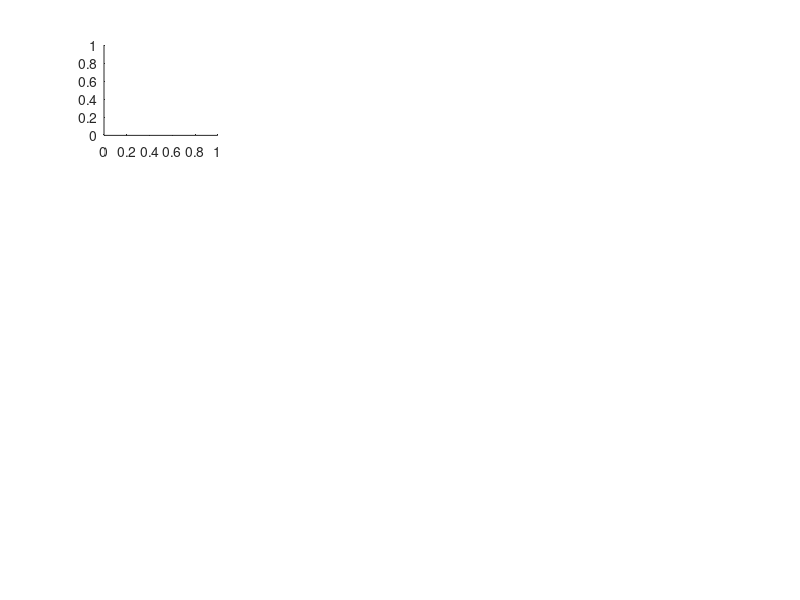

MATLAB code for this plot: (Note: this script raises an error after producing the figure.)
%%%%%%%%%%%%%%%%%%%%%%%%%%%%%%%%%%%%%%%%%%%%%%%%%%%%%%%%%%%%%%%%%%%%
% Figure S2 related to
% Encoding innate immune memory in single macrophages through cell intrinsic and paracrine feedback
% Wang AG, Mercado-Vásquez G, Son M, et al. Corresponding author: tays@uchicago.edu
%
% Single-cell differences in the remaining 8 NF-kB features (Figure S2A, Phase I; Figure S2B, Phase II).
% Features are ranked by mutual information as in Figure 1D; the top 4 are shown in Figure 1E-H and features
% 5-12 here. Data: functions/genExtFeat.mat (n = 164 Control -> LPS, 973 CpG -> LPS, 322 Control -> TNF,
% 1795 polyI:C -> TNF cells). Black line = median. Runtime: seconds.
%%%%%%%%%%%%%%%%%%%%%%%%%%%%%%%%%%%%%%%%%%%%%%%%%%%%%%%%%%%%%%%%%%%%
addpath functions simulation_results classifier_results data/flow   % run from the main code folder: all paths are relative to the current folder
load genExtFeat.mat MIfeatE MIfeatL datvioE datvioL
fn=[" NFkB MI_{max}"," Activation Time"," Deactivation Time"," Speed"," Duration"," Oscillations",...
    " Amplitude"," Time to Peak"," Prominence"," AUC"," Early AUC"," Late AUC"];   % feature labels (as in Fig1.m)
gry=[0.6 0.6 0.6]; ltred=[0.98 0.49 0.49]; dkred=[0.8 0.15 0.15]; ltblue=[0.45 0.8 0.96]; dkblue=[0.26 0.56 0.69];

% Panel order as in the published figure (row by row within each pair of columns). These are the features
% ranked 5-12 by mutual information (checked below); their order within the figure was arranged by hand.
% Feature numbers: 1 MI_max, 2 Activation, 3 Deactivation, 4 Speed, 5 Duration, 6 Oscillations,
% 7 Amplitude, 8 Time to Peak, 9 Prominence, 10 AUC, 11 Early AUC, 12 Late AUC.
% {data, MI, x labels, colors, panel order (row 1: CpG/LPS, row 2: polyI:C/TNF), figure name}
phases={ {datvioE,MIfeatE,[{"Ctrl","CpG"};{"Ctrl","PolyIC"}],{[gry;ltred],[gry;ltblue]}, ...
          [10 12 4 11 3 8 2 6; 5 10 4 11 3 8 2 6],"Figure S2A: Phase I"}, ...
         {datvioL,MIfeatL,[{"LPS_{naive}","LPS_{cond}"};{"TNF_{naive}","TNF_{cond}"}],{[ltred;dkred],[ltblue;dkblue]}, ...
          [1 5 9 4 11 8 2 6; 9 7 10 4 11 8 2 6],"Figure S2B: Phase II"} };
for ph=1:2
    [dv,MI,xlb,col,order]=phases{ph}{1:5};
    figure("Name",phases{ph}{6},"Position",[50 50 900 800])
    for jj=1:2                                   % jj=1: CpG/LPS (columns 1-2), jj=2: polyI:C/TNF (columns 3-4)
        [~,idxp]=sort(MI(:,jj),"descend");       % rank features by mutual information
        assert(isequal(sort(idxp(5:12))',sort(order(jj,:))),"panels are not the features ranked 5-12")
        panelPos=[1 2 5 6 9 10 13 14]+2*(jj-1);  % subplot positions of the 8 panels (4 rows x 2 columns)
        for k=1:8
            subplot(4,4,panelPos(k))
            ii=order(jj,k);
            bw=median(dv{ii,jj,2},"omitnan")/3;  % bandwidth as in Fig1.m
            evalc("violin3({dv{ii,jj,1},dv{ii,jj,2}},'facecolor',col{jj},'mc',[],'medc','black','bw',bw,'facealpha',1)");   % evalc hides violin3's console messages
            xticks([1,2]); xticklabels(xlb(jj,:)); ylabel(fn{ii})
            set(gca,'YLim',[0 Inf],'FontSize',8)
        end
    end
end
